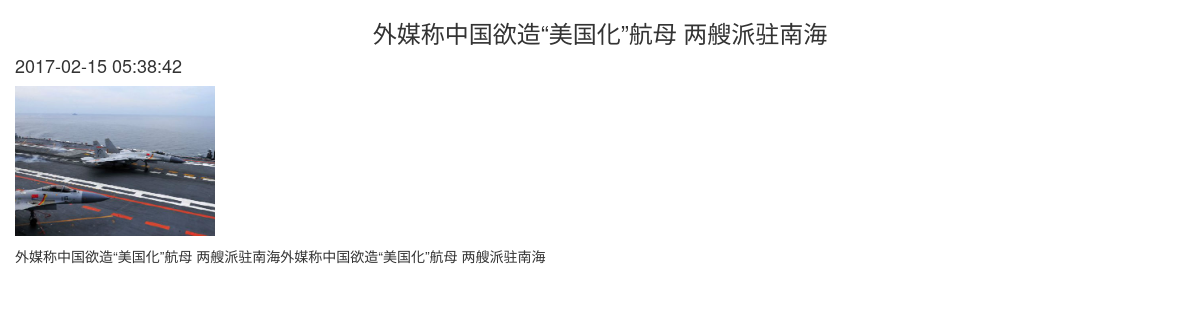
Screenshot of /detail.php?id=71 with the database file from the repository.
### tables this page shows
CREATE TABLE `message` (
  `message_id` int(10) unsigned NOT NULL AUTO_INCREMENT,
  `title` varchar(200) NOT NULL DEFAULT '',
  `content` text NOT NULL,
  `addtime` int(11) NOT NULL,
  `img` varchar(200) NOT NULL,
  `cat_id` int(11) NOT NULL,
  PRIMARY KEY (`message_id`)
);

### lib/Mysql.class.php (called while the page is built, shortened)
<?php
	class Mysql {
		private $dbHost;
		private $dbUser;
		private $dbPwd;
		private $dbName;
		public function __construct($h,$u,$p,$db) {
			$this->dbHost = $h;
			$this->dbUser = $u;
			$this->dbPwd = $p;
			$this->dbName = $db;
		}
		public function connect() {
			return mysql_connect($this->dbHost,$this->dbUser,$this->dbPwd,$this->dbName);
		}
		public function query($sql) {
			return mysql_query($sql);
		}
		public function getRow($sql) {
			$res = $this->query($sql);
			return mysql_fetch_assoc($res);
		}
	}
	$mysql = new Mysql('localhost','root','root','php');
 ?>

### model/MsgModel.class.php (called while the page is built, shortened)
<?php
	class MsgModel {
		private $db;
		public function __construct($dbObj) {
			$this->db = $dbObj;
		}
		public function getMsgInfo($id) {
			return $this->db->getRow("select * from message where message_id = " . $id);
		}
	}
 ?>

### detail.php (the view, shortened to what this page needs)
<!DOCTYPE html>
<html lang="en">
<head>
	<link rel="stylesheet" href="https://cdn.bootcss.com/bootstrap/3.3.7/css/bootstrap.min.css">
</head>
<body>
	<?php
		require("./lib/Mysql.class.php");
		require("./model/MsgModel.class.php");
		$id = intval($_REQUEST["id"]);
		if (!empty($id)) {
			$MsgModel = new MsgModel($mysql);
			$msgInfo = $MsgModel->getMsgInfo($id);
		}
	 ?>
	 <div class="container">
	 	<div class="row">
	 		<?php if ($msgInfo) {
?>
	 		<h3 class="text-center"><?php echo $msgInfo["title"] ?></h3>
	 		<h4><?php echo date("Y-m-d H:i:s",$msgInfo["addtime"]) ?></h4>
	 		<?php if (!empty($msgInfo["img"]) && file_exists("./upload/" . $msgInfo["img"])) {
	 			?>
		 		<p><img src="./upload/<?php echo $msgInfo["img"]?>" alt="" style="width:200px;"></p>
	 			<?php } ?>
	 		<p><?php echo htmlspecialchars_decode($msgInfo["content"]) ?></p>
<?php } ?>
	 	</div>
	 </div>
</body>
</html>

### rows the page displays
message: title "外媒称中国欲造“美国化”航母 两艘派驻南海", addtime "2017-02-15 05:38:42", img (picture), content "外媒称中国欲造“美国化”航母 两艘派驻南海外媒称中国欲造“美国化”航母 两艘派驻南海"
